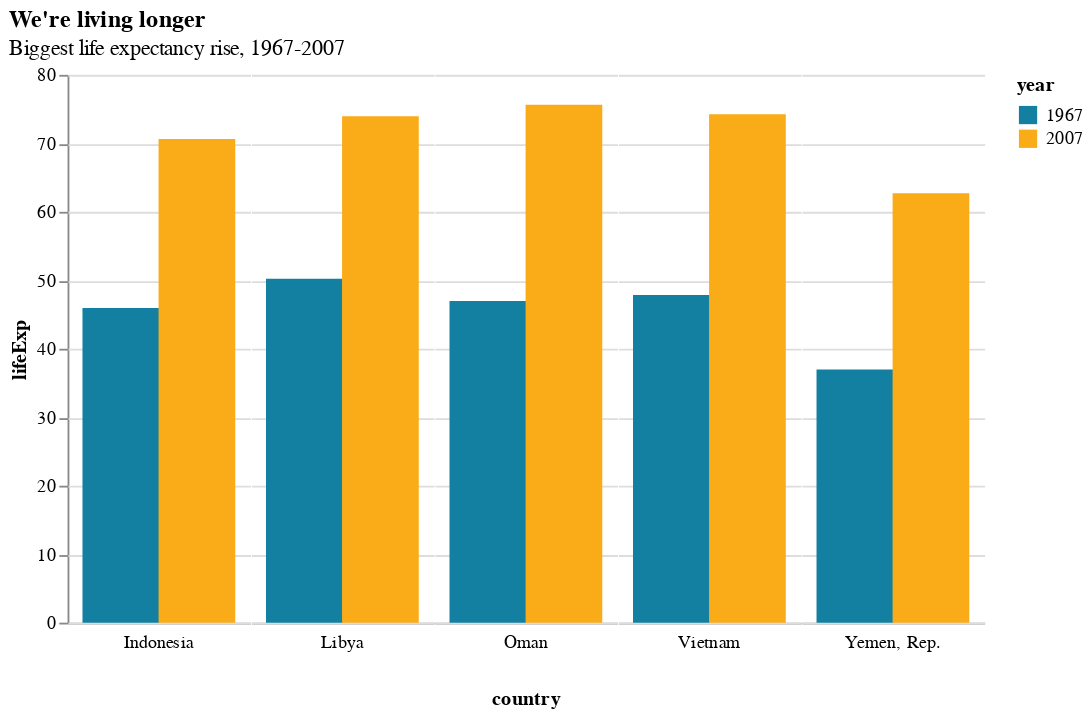

Write notebook code for a chart like this one.
### Code cell
# altair
grouped_bars_altair = (
    alt.Chart(grouped_bar_df)
    .mark_bar(size=42)
    .encode(x='year:N',
            y='lifeExp',
            color=alt.Color('year:N', scale=alt.Scale(
                range=["#1380A1", "#FAAB18"])),
            column='country:N')
    .properties(title={'text': "We're living longer",
                       'subtitle': 'Biggest life expectancy rise, 1967-2007'},
                width=100
                ).configure_facet(
        spacing=0.5,
#         strokeWidth=1.0,
    ).configure_scale(
        bandPaddingInner=0.4,
        bandPaddingOuter=0.4
    ).configure_header(labelOrient='bottom',
                       labelPadding=6,
                       titleOrient='bottom').configure_axisX(
        ticks=False,
        labels=False,
        title=None,
    ).configure_view(
        stroke=None
    )
)

grouped_bars_altair

### Figure 1 — Vega-Lite specification as saved in the notebook (floating-point values rounded to 4 significant figures)
{"config": {"view": {"continuousWidth": 400, "continuousHeight": 300, "stroke": null}, "axisX": {"labels": false, "ticks": false, "title": null}, "facet": {"spacing": 0.5}, "header": {"labelOrient": "bottom", "labelPadding": 6, "titleOrient": "bottom"}, "scale": {"bandPaddingInner": 0.4, "bandPaddingOuter": 0.4}}, "data": {"name": "data-23e0747d191a42a58e9c5764138c1bc9"}, "mark": {"type": "bar", "size": 42}, "encoding": {"color": {"type": "nominal", "field": "year", "scale": {"range": ["#1380A1", "#FAAB18"]}}, "column": {"type": "nominal", "field": "country"}, "x": {"type": "nominal", "field": "year"}, "y": {"type": "quantitative", "field": "lifeExp"}}, "title": {"text": "We're living longer", "subtitle": "Biggest life expectancy rise, 1967-2007"}, "width": 100, "$schema": "https://vega.github.io/schema/vega-lite/v4.0.2.json", "datasets": {"data-23e0747d191a42a58e9c5764138c1bc9": [{"country": "Oman", "gap": 28.65, "year": 1967, "lifeExp": 46.99}, {"country": "Vietnam", "gap": 26.41, "year": 1967, "lifeExp": 47.84}, {"country": "Yemen, Rep.", "gap": 25.71, "year": 1967, "lifeExp": 36.98}, {"country": "Indonesia", "gap": 24.69, "year": 1967, "lifeExp": 45.96}, {"country": "Libya", "gap": 23.73, "year": 1967, "lifeExp": 50.23}, {"country": "Oman", "gap": 28.65, "year": 2007, "lifeExp": 75.64}, {"country": "Vietnam", "gap": 26.41, "year": 2007, "lifeExp": 74.25}, {"country": "Yemen, Rep.", "gap": 25.71, "year": 2007, "lifeExp": 62.7}, {"country": "Indonesia", "gap": 24.69, "year": 2007, "lifeExp": 70.65}, {"country": "Libya", "gap": 23.73, "year": 2007, "lifeExp": 73.95}]}}
